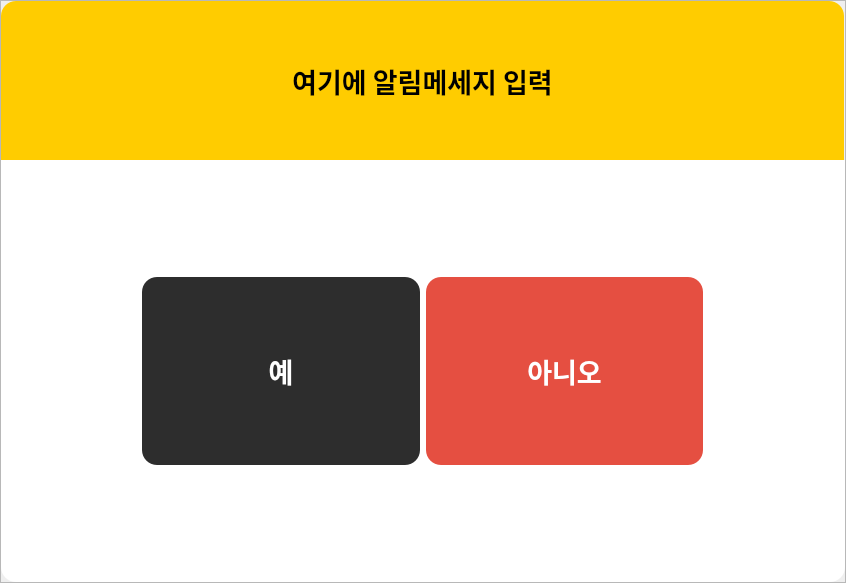
<?xml version="1.0" encoding="UTF-8"?>
<ui version="4.0">
 <class>Dialog</class>
 <widget class="QDialog" name="Dialog">
  <property name="geometry">
   <rect>
    <x>0</x>
    <y>0</y>
    <width>846</width>
    <height>583</height>
   </rect>
  </property>
  <property name="windowTitle">
   <string>Dialog</string>
  </property>
  <property name="styleSheet">
   <string notr="true">Dialog:: border-radius:15px;</string>
  </property>
  <layout class="QVBoxLayout" name="verticalLayout">
   <property name="spacing">
    <number>0</number>
   </property>
   <property name="leftMargin">
    <number>0</number>
   </property>
   <property name="topMargin">
    <number>0</number>
   </property>
   <property name="rightMargin">
    <number>0</number>
   </property>
   <property name="bottomMargin">
    <number>0</number>
   </property>
   <item>
    <widget class="QFrame" name="frame_2">
     <property name="styleSheet">
      <string notr="true"/>
     </property>
     <property name="frameShape">
      <enum>QFrame::StyledPanel</enum>
     </property>
     <property name="frameShadow">
      <enum>QFrame::Raised</enum>
     </property>
     <layout class="QVBoxLayout" name="verticalLayout_2">
      <property name="spacing">
       <number>0</number>
      </property>
      <property name="leftMargin">
       <number>0</number>
      </property>
      <property name="topMargin">
       <number>0</number>
      </property>
      <property name="rightMargin">
       <number>0</number>
      </property>
      <property name="bottomMargin">
       <number>0</number>
      </property>
      <item>
       <widget class="QLabel" name="info_label">
        <property name="minimumSize">
         <size>
          <width>843</width>
          <height>159</height>
         </size>
        </property>
        <property name="maximumSize">
         <size>
          <width>843</width>
          <height>159</height>
         </size>
        </property>
        <property name="font">
         <font>
          <family>Pretendard SemiBold</family>
          <pointsize>20</pointsize>
          <weight>75</weight>
          <bold>true</bold>
         </font>
        </property>
        <property name="styleSheet">
         <string notr="true">background-color: rgb(255, 204, 0);
    border-top-left-radius: 15px;
    border-top-right-radius: 15px;


</string>
        </property>
        <property name="text">
         <string>여기에 알림메세지 입력</string>
        </property>
        <property name="alignment">
         <set>Qt::AlignCenter</set>
        </property>
       </widget>
      </item>
      <item>
       <widget class="QFrame" name="frame">
        <property name="styleSheet">
         <string notr="true">background-color: rgb(255, 255, 255);
border-bottom-left-radius: 15px;
    border-bottom-right-radius: 15px;
</string>
        </property>
        <property name="frameShape">
         <enum>QFrame::StyledPanel</enum>
        </property>
        <property name="frameShadow">
         <enum>QFrame::Raised</enum>
        </property>
        <layout class="QHBoxLayout" name="horizontalLayout_3">
         <property name="spacing">
          <number>0</number>
         </property>
         <property name="leftMargin">
          <number>0</number>
         </property>
         <property name="topMargin">
          <number>0</number>
         </property>
         <property name="rightMargin">
          <number>0</number>
         </property>
         <property name="bottomMargin">
          <number>0</number>
         </property>
         <item>
          <widget class="QStackedWidget" name="stackedWidget">
           <property name="minimumSize">
            <size>
             <width>579</width>
             <height>206</height>
            </size>
           </property>
           <property name="maximumSize">
            <size>
             <width>579</width>
             <height>206</height>
            </size>
           </property>
           <property name="styleSheet">
            <string notr="true">background-color: rgb(255, 255, 255);</string>
           </property>
           <property name="currentIndex">
            <number>1</number>
           </property>
           <widget class="QWidget" name="one_btn_page">
            <layout class="QHBoxLayout" name="horizontalLayout_2">
             <item>
              <spacer name="horizontalSpacer">
               <property name="orientation">
                <enum>Qt::Horizontal</enum>
               </property>
               <property name="sizeHint" stdset="0">
                <size>
                 <width>56</width>
                 <height>37</height>
                </size>
               </property>
              </spacer>
             </item>
             <item>
              <widget class="QPushButton" name="ok_btn">
               <property name="sizePolicy">
                <sizepolicy hsizetype="Minimum" vsizetype="Expanding">
                 <horstretch>0</horstretch>
                 <verstretch>0</verstretch>
                </sizepolicy>
               </property>
               <property name="minimumSize">
                <size>
                 <width>281</width>
                 <height>0</height>
                </size>
               </property>
               <property name="font">
                <font>
                 <family>Pretendard ExtraBold</family>
                 <pointsize>20</pointsize>
                 <weight>75</weight>
                 <bold>true</bold>
                </font>
               </property>
               <property name="styleSheet">
                <string notr="true">background-color: rgb(229, 79, 65);
border-radius:15px;
color:white;</string>
               </property>
               <property name="text">
                <string>확인</string>
               </property>
              </widget>
             </item>
             <item>
              <spacer name="horizontalSpacer_2">
               <property name="orientation">
                <enum>Qt::Horizontal</enum>
               </property>
               <property name="sizeHint" stdset="0">
                <size>
                 <width>56</width>
                 <height>37</height>
                </size>
               </property>
              </spacer>
             </item>
            </layout>
           </widget>
           <widget class="QWidget" name="two_btn_page">
            <layout class="QHBoxLayout" name="horizontalLayout">
             <item>
              <widget class="QPushButton" name="yes_btn">
               <property name="sizePolicy">
                <sizepolicy hsizetype="Minimum" vsizetype="Preferred">
                 <horstretch>0</horstretch>
                 <verstretch>0</verstretch>
                </sizepolicy>
               </property>
               <property name="font">
                <font>
                 <family>Pretendard ExtraBold</family>
                 <pointsize>20</pointsize>
                 <weight>75</weight>
                 <bold>true</bold>
                </font>
               </property>
               <property name="styleSheet">
                <string notr="true">border-radius:15px;
background-color: rgb(45, 45, 45);
color:white;</string>
               </property>
               <property name="text">
                <string>예</string>
               </property>
              </widget>
             </item>
             <item>
              <widget class="QPushButton" name="no_btn">
               <property name="sizePolicy">
                <sizepolicy hsizetype="Minimum" vsizetype="Expanding">
                 <horstretch>0</horstretch>
                 <verstretch>0</verstretch>
                </sizepolicy>
               </property>
               <property name="font">
                <font>
                 <family>Pretendard ExtraBold</family>
                 <pointsize>20</pointsize>
                 <weight>75</weight>
                 <bold>true</bold>
                </font>
               </property>
               <property name="styleSheet">
                <string notr="true">background-color: rgb(229, 79, 65);
border-radius:15px;
color:white;</string>
               </property>
               <property name="text">
                <string>아니오</string>
               </property>
              </widget>
             </item>
            </layout>
           </widget>
          </widget>
         </item>
        </layout>
       </widget>
      </item>
     </layout>
    </widget>
   </item>
  </layout>
 </widget>
 <resources/>
 <connections/>
</ui>
